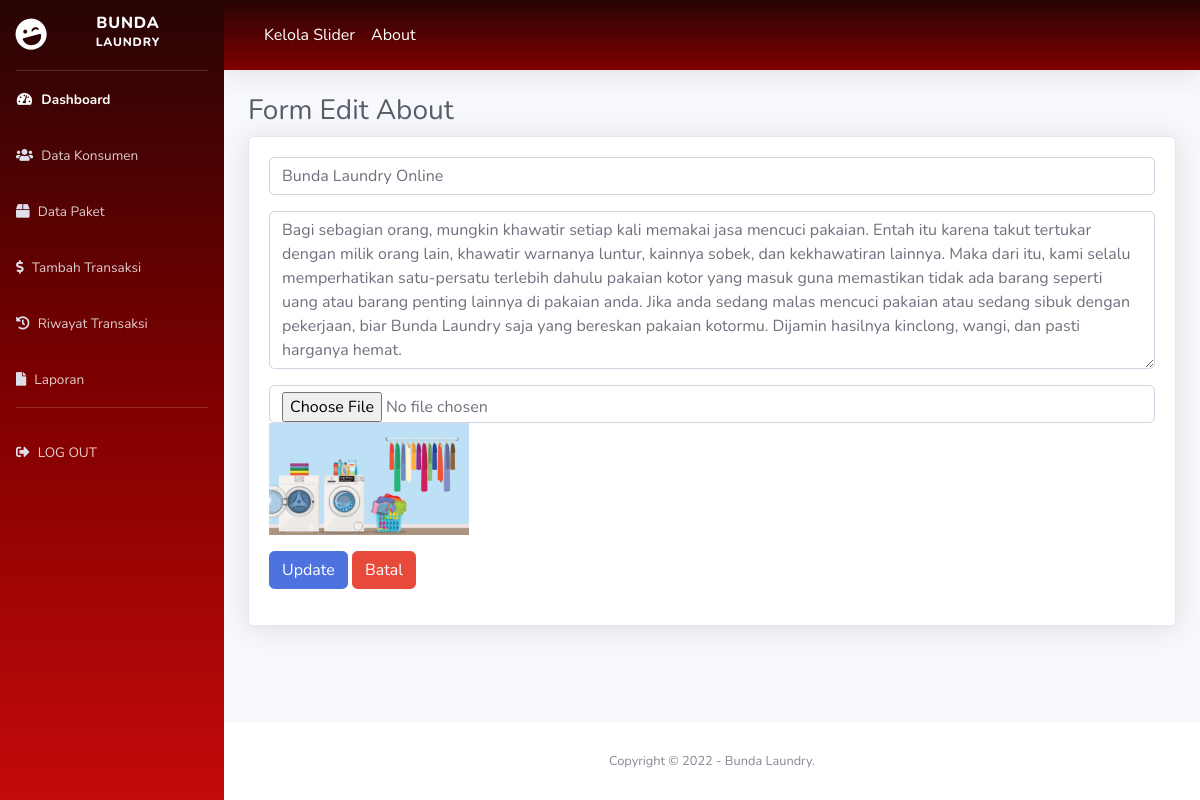
The page /about/edit/2 on the database its author committed.
### tables this page shows
CREATE TABLE `about` (
  `id_about` int(11) NOT NULL,
  `judul_about` varchar(50) NOT NULL,
  `deskripsi_about` text NOT NULL,
  `gambar_about` varchar(100) NOT NULL
);

### application/controllers/about.php (called while the page is built, shortened)
<?php
class About extends CI_Controller {
    public function __construct()
    {
        $this->load->model('m_about');
    }
    public function edit($id_about)
    {
        $isi['content'] = 'backend/about/e_about';
        $isi['judul'] = 'Form Edit About';
        $isi['about'] = $this->m_about->edit($id_about);
        $this->load->view('backend/dashboard', $isi);
    }
}

### index.php (called while the page is built, shortened)
<?php
require_once BASEPATH.'core/CodeIgniter.php';

### application/models/m_about.php (called while the page is built, shortened)
<?php
class M_about extends CI_Model {
    public function edit($id_about)
    {
        $this->db->where('id_about', $id_about);
        return $this->db->get('about')->row_array();
    }
}

### application/views/backend/about/e_about.php (the view, shortened to what this page needs)
<!DOCTYPE html>
<html lang="en">
    <head>
    </head>
    <body>
        <div class="container-fluid">
            <h1 class="h3 mb-2 text-gray-800"><?= $judul;?></h1>
            <div class="card shadow mb-4">
                <div class="card-body">
                    <form method="post" action="<?= base_url()?>about/update" enctype="multipart/form-data">
                        <div class="form-group">
                            <input type="text" name="judul_about" value="<?= $about['judul_about'];?>" class="form-control" placeholder="Input Judul About" required>
                        </div>
                        <div class="form-group">
                            <textarea name="deskripsi_about" class="form-control" cols="30" rows="6" placeholder="Input Deskripsi About" required><?= $about['deskripsi_about'];?></textarea>
                        </div>
                        <div class="form-group">
                            <input type="file" name="gambar_about" class="form-control" placeholder="Input Gambar About">
                            <img src="<?= base_url()?>assets/images/about/<?= $about['gambar_about'];?>" alt="" width="200">
                        </div>
                        <div class="form-group">
                           <button type="submit" class="btn btn-primary">Update</button>
                           <a href="<?= base_url()?>about" class="btn btn-danger">Batal</a>
                        </div>
                    </form>
                </div>
            </div>
        </div>
    </body>
</html>

### rows shown on the page
about: judul_about "Bunda Laundry Online", deskripsi_about "Bagi sebagian orang, mungkin khawatir setiap kali memakai jasa mencuci pakaian. Entah itu karena takut tertukar dengan milik orang lain, khawatir warnanya luntur, kainnya sobek, dan kekhawatiran lainnya. Maka dari itu, kami selalu memperhatikan satu-persatu terlebih dahulu pakaian kotor yang masuk guna memastikan tidak ada barang seperti uang atau barang penting lainnya di pakaian anda. Jika anda sedang malas mencuci pakaian atau sedang sibuk dengan pekerjaan, biar Bunda Laundry saja yang bereskan pakaian kotormu. Dijamin hasilnya kinclong, wangi, dan pasti harganya hemat.", gambar_about (picture)

### other values the page prints
$judul "Form Edit About"
